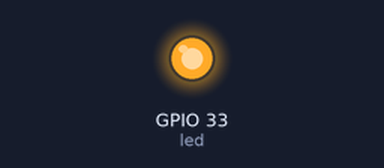
Bench run of a sketch on a simulated ESP32. Shown: output pins drawn as LEDs (lit = HIGH). WiFi joins after 1.5 s; servers stay silent unless stated; uploads are accepted with an empty reply; the camera gives no picture; what the sketch prints to the serial monitor is not drawn.

Above: at 5.4 s.
At 18.7 s:
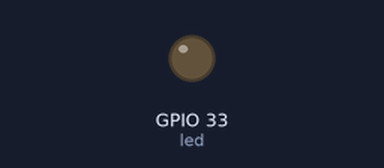
Timing chart, 0 to 19.5 s (numbered marks = the images above):
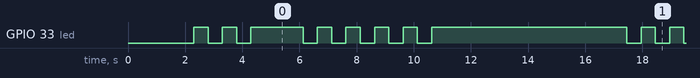

Measured:
- by itself, GPIO 33 (led): HIGH → LOW at 2.8 s, → HIGH 0.50 s later, → LOW 0.50 s later, → HIGH 0.50 s later, … (114 changes in this stretch)
- by itself, everything shown: repeats every 11.3 s, in 10 steps

The sketch:

imagenesANodeJS.ino
```cpp
#include "esp_camera.h"
#include <WiFi.h>

const char* ssid = "";
const char* password = "";
const char* serverName = "";
const int serverPort = 3000;
const char* serverPath = "/subirImagen";

const int led = 33;

void startCamera();

void setup() {
  Serial.begin(115200);

  WiFi.begin(ssid, password);
  Serial.print("Conectando al WiFi...");
  while (WiFi.status() != WL_CONNECTED) {
    delay(500);
    Serial.print(".");
  }
  Serial.println("\nConectado al WiFi");

  startCamera();

  pinMode(led, OUTPUT);

  for (int i = 0; i < 3; i++) {
    digitalWrite(led, LOW);
    delay(500);
    digitalWrite(led, HIGH);
    delay(500);
  }
}

void loop() {
  if (WiFi.status() == WL_CONNECTED) {
    camera_fb_t* fb = esp_camera_fb_get();
    if (!fb) {
      Serial.println("Error al capturar imagen");
      return;
    }

    WiFiClient client;
    if (!client.connect(serverName, serverPort)) {
      Serial.println("Error al conectar con servidor");
      esp_camera_fb_return(fb);
      return;
    }

    const char* boundary = "----123456789ESP32";

    // Armamos la cabecera del multipart
    client.printf("POST %s HTTP/1.1\r\n", serverPath);
    client.printf("Host: %s:%d\r\n", serverName, serverPort);
    client.printf("Content-Type: multipart/form-data; boundary=%s\r\n", boundary);

    // Calcular content-length manualmente
    int part1 = strlen(boundary) + 4;  // "--BOUNDARY\r\n"
    int part2 = strlen("Content-Disposition: form-data; name=\"imagen\"; filename=\"captura.jpg\"\r\n");
    int part3 = strlen("Content-Type: image/jpeg\r\n\r\n");
    int part4 = fb->len;
    int part5 = 2;                     // \r\n antes de cierre
    int part6 = strlen(boundary) + 6;  // "--BOUNDARY--\r\n"

    int totalLength = part1 + part2 + part3 + part4 + part5 + part6;
    client.printf("Content-Length: %d\r\n", totalLength);
    client.print("Connection: close\r\n\r\n");

    // Parte 1: encabezado del archivo
    client.printf("--%s\r\n", boundary);
    client.print("Content-Disposition: form-data; name=\"imagen\"; filename=\"captura.jpg\"\r\n");
    client.print("Content-Type: image/jpeg\r\n\r\n");

    // Parte 2: contenido (imagen)
    client.write(fb->buf, fb->len);

    // Parte 3: cierre del multipart
    client.printf("\r\n--%s--\r\n", boundary);

    // Leer respuesta
    while (client.connected()) {
      String line = client.readStringUntil('\n');
      if (line == "\r") break;
    }

    String response = client.readString();
    Serial.println("Respuesta del servidor:\n" + response);

    for (int i = 0; i < 5; i++) {
      digitalWrite(led, LOW);
      delay(500);
      digitalWrite(led, HIGH);
      delay(500);
    }

    esp_camera_fb_return(fb);
    client.stop();
  } else {
    Serial.println("WiFi desconectado");
  }

  delay(5000);  // Espera 10 segundos
}

void startCamera() {
  camera_config_t config;
  config.ledc_channel = LEDC_CHANNEL_0;
  config.ledc_timer = LEDC_TIMER_0;
  config.pin_d0 = 5;
  config.pin_d1 = 18;
  config.pin_d2 = 19;
  config.pin_d3 = 21;
  config.pin_d4 = 36;
  config.pin_d5 = 39;
  config.pin_d6 = 34;
  config.pin_d7 = 35;
  config.pin_xclk = 0;
  config.pin_pclk = 22;
  config.pin_vsync = 25;
  config.pin_href = 23;
  config.pin_sscb_sda = 26;
  config.pin_sscb_scl = 27;
  config.pin_pwdn = 32;
  config.pin_reset = -1;
  config.xclk_freq_hz = 20000000;
  config.pixel_format = PIXFORMAT_JPEG;

  config.frame_size = FRAMESIZE_QVGA;
  config.jpeg_quality = 10;
  config.fb_count = 1;

  esp_err_t err = esp_camera_init(&config);
  if (err != ESP_OK) {
    Serial.printf("Error al iniciar cámara: 0x%x\n", err);
    return;
  }

  sensor_t* s = esp_camera_sensor_get();
  if (s != nullptr) {
    s->set_gain_ctrl(s, 0);      // Desactiva control automático de ganancia
    s->set_exposure_ctrl(s, 0);  // Desactiva control automático de exposición
    s->set_whitebal(s, 1);       // Desactiva balance automático de blancos
    s->set_agc_gain(s, 10);      // Establece ganancia fija (entre 0-30)
    s->set_aec_value(s, 300);    // Valor de exposición manual (cuanto más alto, más luz)
    s->set_brightness(s, 0);     // Opcional: sube brillo (de -2 a 2)
  }


  Serial.println("Cámara iniciada correctamente");
}
```
